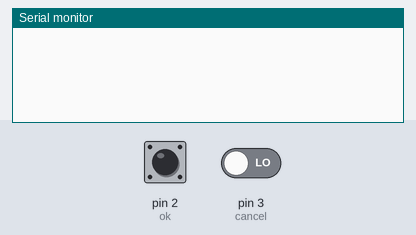
This sketch was run on a simulated Arduino Uno, built with avr-gcc and run on an emulated ATmega328P. On the bench: the last lines printed to the serial monitor. The test bench sets the inputs (shaded band); at power-on: pin 2 (ok) LOW, pin 3 (cancel) LOW.

Above: at 1.2 s.
1.3 s: pin 2 (ok) pulled HIGH for 0.15 s
At 2.3 s:
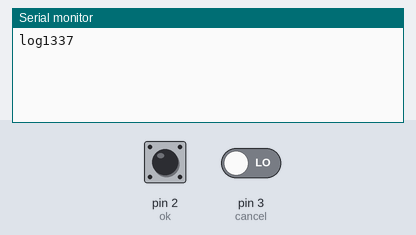
2.9 s: pin 3 (cancel) driven HIGH
At 3.5 s:
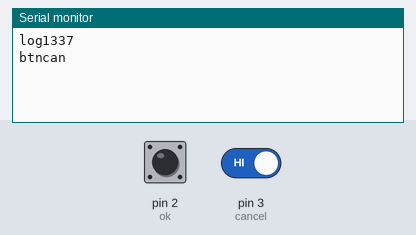

The sketch:

serialandbuttons.ino
```cpp
const int ok = 2;
const int cancel = 3;

int okState = 0;
int cancelState = 0;
int isPress = 42;

void setup() {
  pinMode(ok, INPUT);
  pinMode(cancel, INPUT);

  Serial.begin(9600);
}

void loop(){
  if (digitalRead(ok) == HIGH && okState != isPress) {
      Serial.println("log1337");
      okState = isPress;
  }else if(digitalRead(ok) == LOW){
      okState = 0;
  }

  if (digitalRead(cancel) == HIGH && cancelState != isPress) {
      Serial.println("btncan");
      cancelState = isPress;
  }else if(digitalRead(cancel) == LOW){
      cancelState = 0;
  }
}
```

Measured:
- after the input at 1.3 s, the serial monitor: prints a new line at once (image 1)
- after the input at 2.9 s, the serial monitor: prints a new line at once (image 2)
